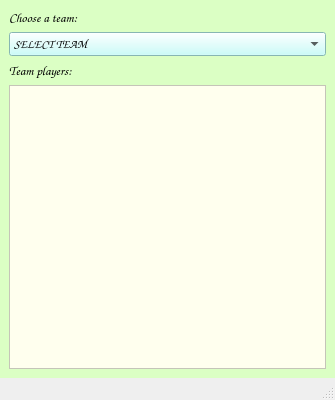
<?xml version="1.0" encoding="UTF-8"?>
<ui version="4.0">
 <class>opendialog</class>
 <widget class="QMainWindow" name="opendialog">
  <property name="geometry">
   <rect>
    <x>0</x>
    <y>0</y>
    <width>335</width>
    <height>400</height>
   </rect>
  </property>
  <property name="windowTitle">
   <string>Open Team</string>
  </property>
  <widget class="QWidget" name="centralwidget">
   <property name="styleSheet">
    <string notr="true">background-color: rgb(219, 255, 196);</string>
   </property>
   <layout class="QGridLayout" name="gridLayout">
    <item row="0" column="0">
     <widget class="QLabel" name="openteam">
      <property name="font">
       <font>
        <family>Comic Sans MS</family>
        <pointsize>10</pointsize>
        <weight>75</weight>
        <bold>true</bold>
       </font>
      </property>
      <property name="text">
       <string>Choose a team:</string>
      </property>
     </widget>
    </item>
    <item row="2" column="0">
     <widget class="QLabel" name="label">
      <property name="font">
       <font>
        <family>Comic Sans MS</family>
        <pointsize>10</pointsize>
        <weight>75</weight>
        <bold>true</bold>
       </font>
      </property>
      <property name="text">
       <string>Team players:</string>
      </property>
     </widget>
    </item>
    <item row="1" column="0">
     <widget class="QComboBox" name="cb_open">
      <property name="font">
       <font>
        <family>Comic Sans MS</family>
        <weight>75</weight>
        <bold>true</bold>
       </font>
      </property>
      <property name="styleSheet">
       <string notr="true">background-color: rgb(189, 255, 251);</string>
      </property>
      <item>
       <property name="text">
        <string>SELECT TEAM</string>
       </property>
      </item>
     </widget>
    </item>
    <item row="4" column="0">
     <widget class="QListWidget" name="list_open">
      <property name="styleSheet">
       <string notr="true">background-color: rgb(255, 255, 238);</string>
      </property>
     </widget>
    </item>
   </layout>
  </widget>
  <widget class="QStatusBar" name="statusbar"/>
 </widget>
 <resources/>
 <connections/>
</ui>
